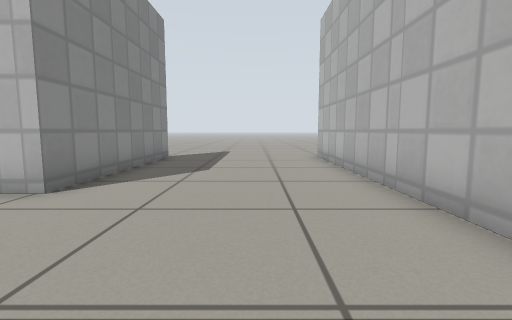
View 1 (above)

16 first-person views from a walk through a world built for the Gazebo simulator. The camera is 0.5 m above the floor, tilts 6° down and sees 85° across. The floor is counted in squares, 0.5 m on a side. Each view is taken from the middle of a square. On the plan, view 1 faces up. The plan holds only what a view shows up to about 11 squares ahead; the rest is blank. Gazebo's built-in surfaces are drawn with simple patterns.

View 2
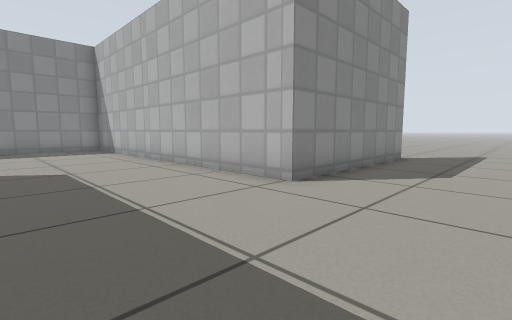

View 3
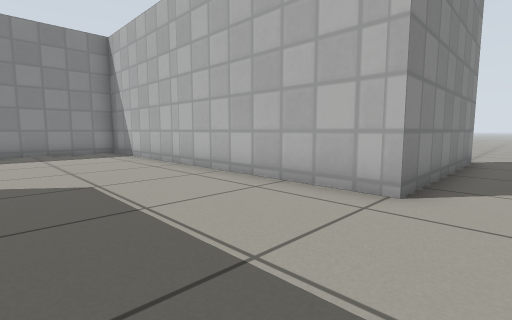

View 4
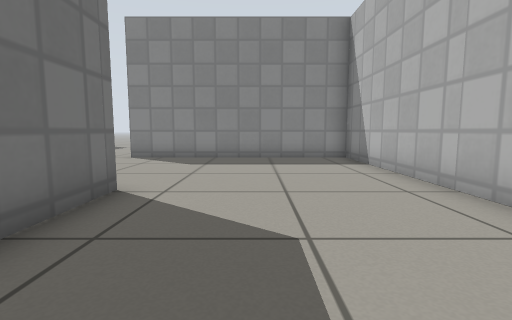

View 5
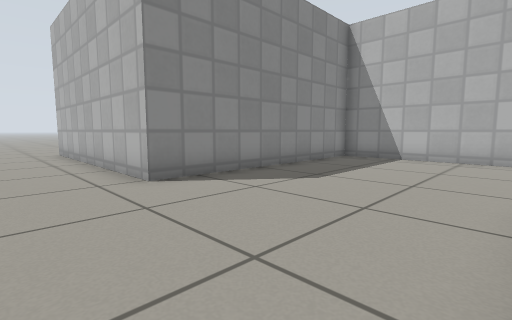

View 6
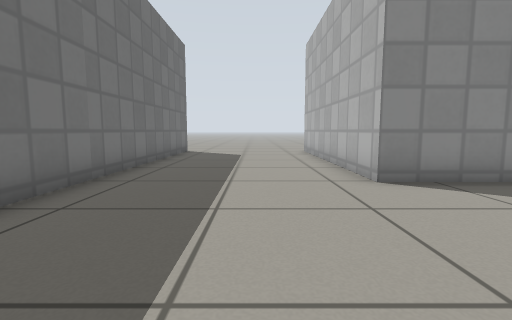

View 7
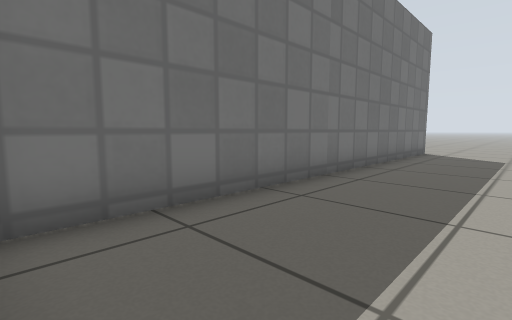

View 8
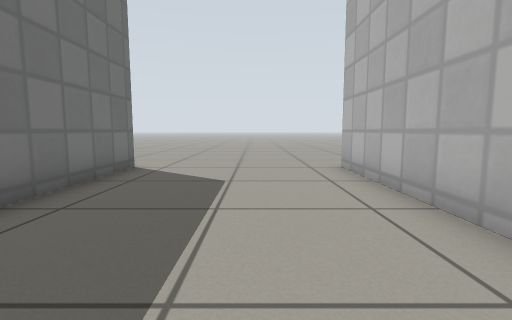

View 9
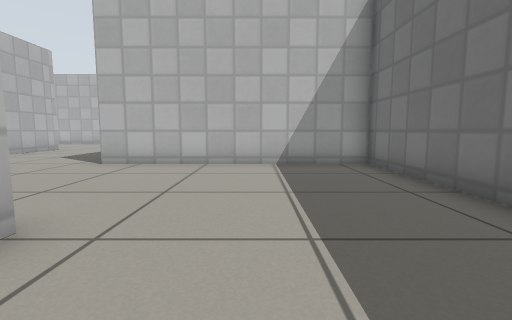

View 10
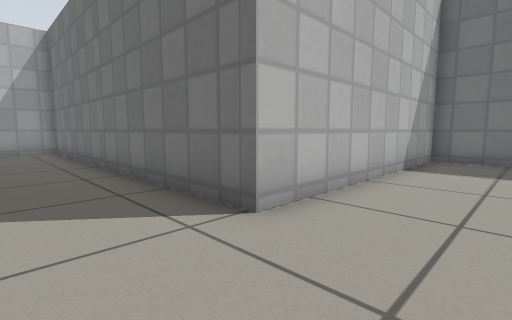

View 11
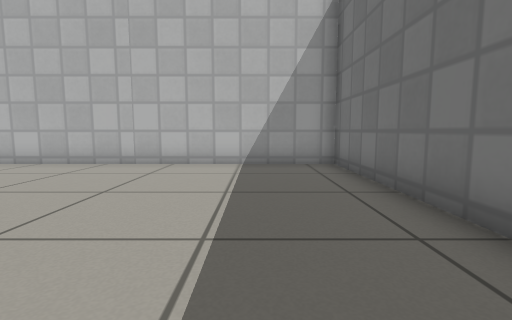

View 12
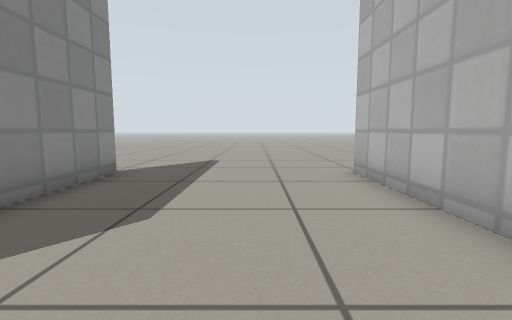

View 13
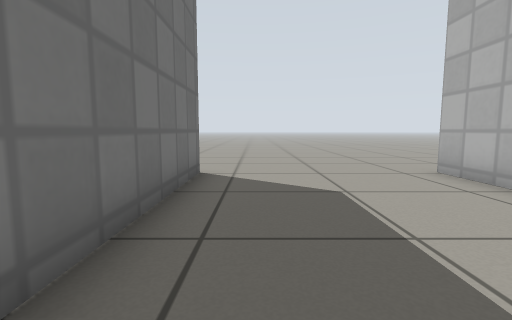

View 14
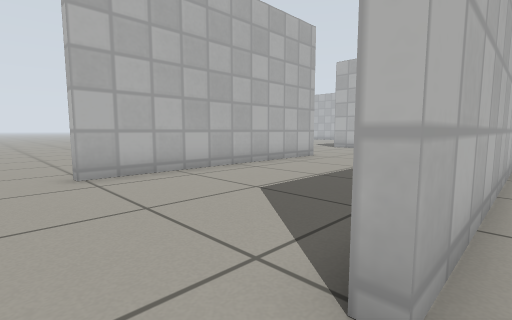

View 15
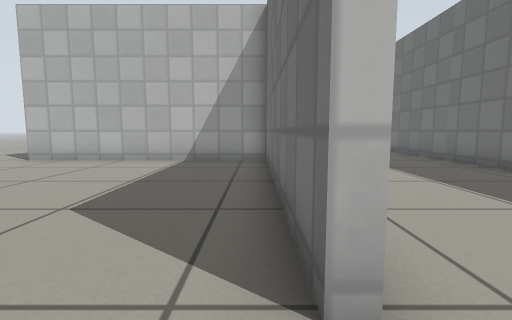

View 16
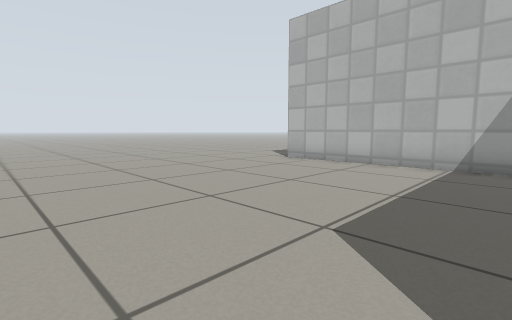

### Floor plan
Points are (right, up) in squares from view 1. A wall is a line through its corners. A room is listed if a view was taken in it or the views show most of it. See-through windows are left out.
Room 1 (views 1, 2, 3, 4, 5, 6, 7, 8, 9, 10, 11, 12, 13, 15)
walls: (-3.3, 10.8) (-3.3, 4.4) (-15.3, 4.4) (-15.3, -3.6) (-23.6, -3.6) (-23.6, -3.4); (-23.6, -9.3) (-9.7, -9.3) (-9.7, -1.4) (2.4, -1.4) (2.4, 10.8)
low walls: (-23.6, -9.7) (-23.6, -9.3)
ways out: opening at (-24.5, -9) to room 2; opening at (-24.5, -3) to room 3; opening at (-3, 11.5) to room 3
Room 2 (view 14)
walls: (-16.9, -9.7) (-23.6, -9.7)
ways out: opening at (-24.5, -9) to room 1
Room 3 (view 16)
walls: (-23.6, -3.4) (-15.6, -3.4) (-15.6, 4.7)
ways out: opening at (-24.5, -3) to room 1; opening at (-3, 11.5) to room 1

Positions as (right, up) in squares from view 1, and headings:
1: (0, 0), facing up
2: (0, 0), facing up-left
3: (-2, 0), facing up-left
4: (-5, 1), facing left
5: (-10, -6), facing up-left
6: (-10, -6), facing left
7: (-10, -6), facing down-left
8: (-16, -6), facing left
9: (-18, -6), facing right
10: (-12, 1), facing down-right
11: (-6, 1), facing right
12: (0, 4), facing up
13: (-17, -8), facing left
14: (-25, -10), facing up-right
15: (-25, -3), facing right
16: (-24, -2), facing up-right
